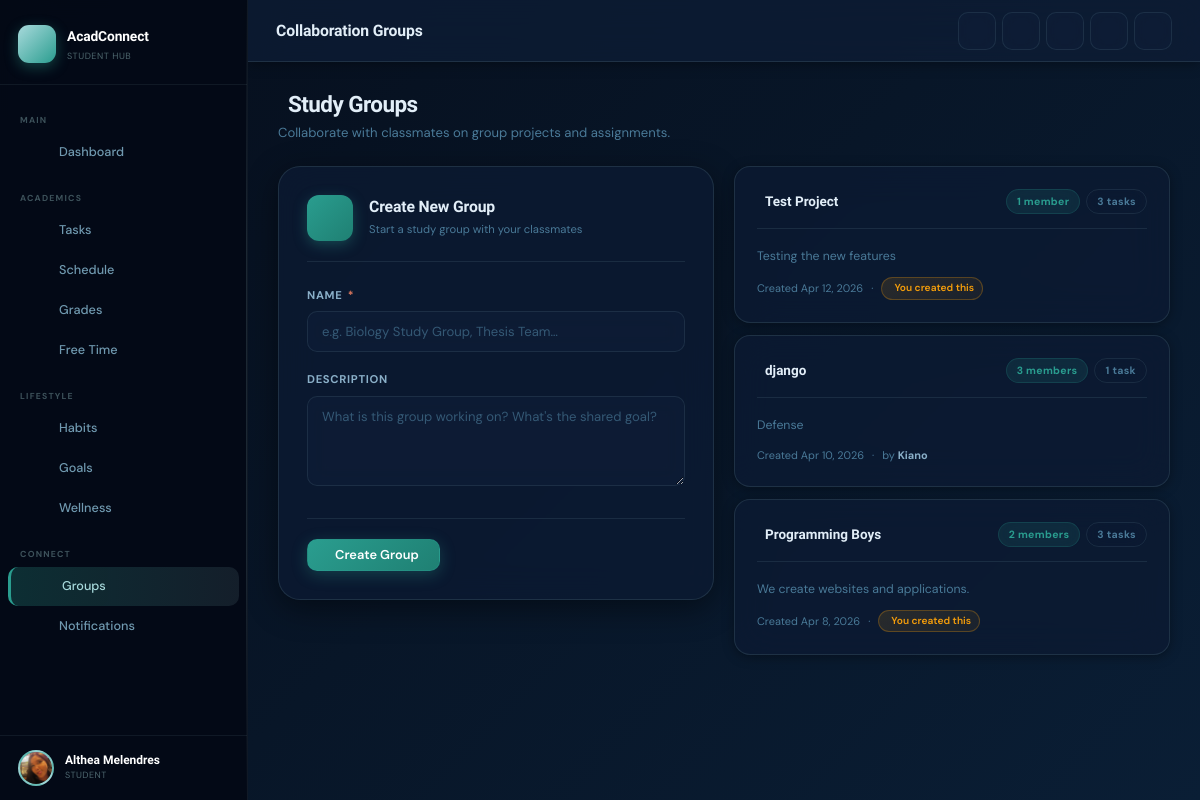
The app's page /collaboration/ (signed in) with its own data.
### apps/accounts/models.py (models this page shows, shortened)
class User(AbstractUser):
    ROLE_CHOICES = [
        ('student', 'Student'),
        ('professor', 'Professor'),
        ('admin', 'Admin'),
    ]
    role = models.CharField(max_length=20, choices=ROLE_CHOICES, default='student')
    profile_photo = models.ImageField(upload_to='profiles/', blank=True, null=True)
    bio = models.TextField(blank=True)
    semester = models.CharField(max_length=20, blank=True)
    gpa_threshold = models.FloatField(default=2.0, help_text="Alert if GPA falls below this value")
    stress_level = models.IntegerField(default=5, help_text="1-10 scale")
    dark_mode = models.BooleanField(default=False)
    is_email_verified = models.BooleanField(default=False)
    email = models.EmailField(unique=True, blank=False)
    @property
    def full_name(self):
        return f"{self.first_name} {self.last_name}".strip() or self.username

### apps/collaboration/models.py (models this page shows, shortened)
class Group(models.Model):
    name = models.CharField(max_length=100)
    description = models.TextField(blank=True)
    members = models.ManyToManyField(settings.AUTH_USER_MODEL, related_name='collaboration_groups')
    created_by = models.ForeignKey(settings.AUTH_USER_MODEL, on_delete=models.CASCADE, related_name='created_groups')
    created_at = models.DateTimeField(auto_now_add=True)

### apps/collaboration/views.py (the view)
# urls.py: path('', views.group_list, name='list'),
@login_required
def group_list(request):
    groups = Group.objects.filter(members=request.user).order_by('-created_at')
    if request.method == 'POST':
        form = GroupForm(request.POST)
        if form.is_valid():
            group = form.save(commit=False)
            group.created_by = request.user
            group.save()
            group.members.add(request.user)
            django_messages.success(request, f"Group '{group.name}' created!")
            return redirect('collaboration:detail', pk=group.pk)
    else:
        form = GroupForm()
    return render(request, 'collaboration/groups.html', {'groups': groups, 'form': form})

### apps/collaboration/forms.py
class GroupForm(forms.ModelForm):
    class Meta:
        model = Group
        fields = ['name', 'description']
        widgets = {
            'name': forms.TextInput(attrs={
                'class': 'form-control',
                'placeholder': 'e.g. Biology Study Group, Thesis Team…',
                'autofocus': True,
            }),
            'description': forms.Textarea(attrs={
                'class': 'form-control',
                'rows': 2,
                'placeholder': "What is this group working on? What's the shared goal?",
            }),
        }
        help_texts = {
            'name': 'A clear name your group members will recognise.',
            'description': 'Optional. Describe the purpose or goals of this group.',
        }

### templates/collaboration/groups.html (shortened to what this page needs)
{% extends 'base.html' %}
{% block page_title %}Collaboration Groups{% endblock %}
{% block content %}
<div class="flex-between mb-22">
  <div>
    <h2 class="page-title"> Study Groups</h2>
    <p class="page-subtitle">Collaborate with classmates on group projects and assignments.</p>
  </div>
</div>
<div class="grid grid-2 gap-20" style="align-items:start;">
  <div class="form-card">
    <div class="form-card-header">
      <div class="form-card-icon icon-teal">
      </div>
      <div>
        <h3 class="form-card-title">Create New Group</h3>
        <p class="form-card-sub">Start a study group with your classmates</p>
      </div>
    </div>
    <form method="post" novalidate>
      <div class="form-section">
        {% for field in form %}
        <div class="form-group">
          <label class="form-label" for="{{ field.id_for_label }}">
            {{ field.label }}
            {% if field.field.required %}<span class="required-dot">*</span>{% endif %}
          </label>
          {{ field }}
        </div>
        {% endfor %}
      </div>
      <div class="form-actions">
        <button type="submit" class="btn btn-primary" id="create-group-btn">
           Create Group
        </button>
      </div>
    </form>
  </div>
  <div>
    {% if groups %}
      {% for group in groups %}
      <a href="{% url 'collaboration:detail' group.pk %}" style="text-decoration:none;display:block;margin-bottom:12px;">
        <div class="card group-card">
          <div class="card-header">
            <span class="card-title"> {{ group.name }}</span>
            <div style="display:flex;gap:6px;align-items:center;">
              <span class="badge badge-teal">{{ group.members.count }} member{{ group.members.count|pluralize }}</span>
              <span class="badge badge-neutral">{{ group.group_tasks.count }} task{{ group.group_tasks.count|pluralize }}</span>
            </div>
          </div>
          {% if group.description %}
          <p style="font-size:.82rem;color:var(--text-muted);margin:4px 0 10px;line-height:1.6;">{{ group.description }}</p>
          {% endif %}
          <div style="font-size:.73rem;color:var(--text-muted);display:flex;align-items:center;gap:8px;flex-wrap:wrap;">
            <span> Created {{ group.created_at|date:"M j, Y" }}</span>
            <span>·</span>
            {% if group.created_by == request.user %}
            <span class="role-badge role-creator" style="font-size:.68rem;"> You created this</span>
            {% else %}
            <span>by <strong style="color:var(--text-secondary);">{{ group.created_by.username }}</strong></span>
            {% endif %}
          </div>
        </div>
      </a>
      {% endfor %}
    {% endif %}
  </div>
</div>
{% endblock %}

### templates/base.html (shortened to what this page needs)
{% load static %}
<!DOCTYPE html>
<html lang="en"
  data-theme="{% if request.user.is_authenticated and request.user.dark_mode %}dark{% else %}light{% endif %}">
<head>
  <link rel="stylesheet" href="{% static 'css/main.css' %}">
  <link rel="stylesheet" href="{% static 'css/features.css' %}">
  <link rel="stylesheet" href="https://cdn.jsdelivr.net/npm/@phosphor-icons/web@2.1.1/src/regular/style.css">
  <link href="https://cdn.jsdelivr.net/npm/fullcalendar@6.1.10/index.global.min.css" rel="stylesheet">
</head>
<body>
  {% if request.user.is_authenticated %}
  <div class="app-wrapper">
    <aside class="sidebar" id="app-sidebar">
      <div class="sidebar-header">
        <a href="{% url 'dashboard:home' %}" class="sidebar-brand">
          <div class="brand-icon"></div>
          <div>
            <span class="brand-name">AcadConnect</span>
            <span class="brand-sub">Student Hub</span>
          </div>
        </a>
      </div>
      <nav class="sidebar-nav">
        <div class="nav-section-label">Main</div>
        <a href="{% url 'dashboard:home' %}"
          class="nav-link {% if request.resolver_match.namespace == 'dashboard' %}active{% endif %}">
          <span>Dashboard</span>
        </a>
        <div class="nav-section-label">Academics</div>
        <a href="{% url 'tasks:list' %}"
          class="nav-link {% if request.resolver_match.namespace == 'tasks' %}active{% endif %}">
          <span>Tasks</span>
        </a>
        <a href="{% url 'schedule:calendar' %}"
          class="nav-link {% if request.resolver_match.namespace == 'schedule' and request.resolver_match.url_name != 'free_time' %}active{% endif %}">
          <span>Schedule</span>
        </a>
        <a href="{% url 'grades:dashboard' %}"
          class="nav-link {% if request.resolver_match.namespace == 'grades' %}active{% endif %}">
          <span>Grades</span>
        </a>
        <a href="{% url 'schedule:free_time' %}"
          class="nav-link {% if request.resolver_match.namespace == 'schedule' and request.resolver_match.url_name == 'free_time' %}active{% endif %}">
          <span>Free Time</span>
        </a>
        <div class="nav-section-label">Lifestyle</div>
        <a href="{% url 'habits:habits' %}"
          class="nav-link {% if request.resolver_match.namespace == 'habits' and request.resolver_match.url_name == 'habits' %}active{% endif %}">
          <span>Habits</span>
        </a>
        <a href="{% url 'habits:goals' %}"
          class="nav-link {% if request.resolver_match.namespace == 'habits' and request.resolver_match.url_name != 'habits' %}active{% endif %}">
          <span>Goals</span>
        </a>
        <a href="{% url 'wellness:hub' %}"
          class="nav-link {% if request.resolver_match.namespace == 'wellness' %}active{% endif %}">
          <span>Wellness</span>
        </a>
        <div class="nav-section-label">Connect</div>
        <a href="{% url 'collaboration:list' %}"
          class="nav-link {% if request.resolver_match.namespace == 'collaboration' %}active{% endif %}">
          <span>Groups</span>
        </a>
        <a href="{% url 'notifications:center' %}"
          class="nav-link {% if request.resolver_match.namespace == 'notifications' %}active{% endif %}">
          <span>Notifications</span>
        </a>
      </nav>
      <div class="sidebar-footer">
        <div class="user-mini">
          <div class="user-avt">
            {% if request.user.profile_photo %}
            <img src="{{ request.user.profile_photo.url }}" alt="{{ request.user.username }}">
            {% else %}
            {{ request.user.username|first|upper }}
            {% endif %}
          </div>
          <div>
            <div class="user-name">{{ request.user.full_name }}</div>
            <div class="user-role">{{ request.user.get_role_display }}</div>
          </div>
        </div>
      </div>
    </aside>
    <div class="main-content">
      <header class="topbar">
        <div class="topbar-left">
          <span class="topbar-title">{% block page_title %}Dashboard{% endblock %}</span>
        </div>
        <div class="topbar-actions">
          <a href="{% url 'tasks:create' %}" class="topbar-btn" title="Add Task">
          </a>
          <a href="{% url 'notifications:center' %}" class="topbar-btn" title="Notifications">
          </a>
          <button class="topbar-btn" id="theme-toggle-btn" title="Toggle theme" aria-label="Toggle dark/light mode">
          </button>
          <a href="{% url 'accounts:profile' %}" class="topbar-btn" title="Profile">
          </a>
          <a href="{% url 'accounts:logout' %}" class="topbar-btn" title="Logout">
          </a>
        </div>
      </header>
      <main class="page-content fade-in">
        {% block content %}{% endblock %}
      </main>
    </div>
  </div>
  {% else %}
  {% block auth_content %}{% endblock %}
  {% endif %}
</body>
</html>

### static/css/features.css (style rules this page uses)
:root { --lp-text: rgba(200,224,239,0.88); --lp-text-muted: rgba(200,224,239,0.55); --lp-text-faint: rgba(200,224,239,0.35); --lp-heading: #ffffff; --lp-eyebrow: #2A9D8F; --lp-border: rgba(168,218,220,0.18); --lp-border-hover: rgba(168,218,220,0.45); --lp-surface: rgba(255,255,255,0.04); --lp-surface-hover: rgba(168,218,220,0.08); --lp-card-bg: rgba(10,20,40,0.85); --lp-nav-scrolled: rgba(10,14,26,0.88); --lp-nav-border: rgba(168,218,220,0.12); --lp-mobile-bg: rgba(10,14,26,0.97); --lp-stats-bg: rgba(255,255,255,0.05); --lp-section-dark: rgba(0,0,0,0.25); --lp-section-alt: rgba(13,59,102,0.2); --lp-pill-bg: rgba(168,218,220,0.08); --lp-pill-hover: rgba(168,218,220,0.18); --lp-pill-icon: #A8DADC; --lp-pill-text: rgba(200,224,239,0.88); --lp-pill-hint: rgba(168,218,220,0.4); --lp-footer-bg: rgba(7,13,24,0.95); --lp-footer-text: rgba(200,224,239,0.5); --lp-footer-muted: rgba(200,224,239,0.3); --lp-footer-border: rgba(168,218,220,0.1); --lp-step-bg: rgba(255,255,255,0.04); --lp-step-hover: rgba(168,218,220,0.07); --lp-step-num: rgba(168,218,220,0.1); --lp-step-text: rgba(200,224,239,0.6); --lp-trust-bg: rgba(255,255,255,0.05); --lp-trust-hover: rgba(168,218,220,0.08); --lp-trust-text: rgba(200,224,239,0.6); --lp-vc-task-color: rgba(200,224,239,0.8); --lp-vc-bar-bg: rgba(168,218,220,0.1); --lp-ghost-border: rgba(168,218,220,0.3); --lp-ghost-color: rgba(200,224,239,0.85); --lp-ghost-hover: rgba(168,218,220,0.08); --lp-hamburger: rgba(200,224,239,0.8); }

### templates/collaboration/groups.html (style rules this page uses)
.group-card { cursor:pointer; transition:transform .18s,box-shadow .18s; }
.mb-22 { margin-bottom:22px; }
.badge-neutral { background:var(--surface-2); color:var(--text-muted); border:1px solid var(--border-color); }
.role-badge { display:inline-flex; align-items:center; gap:4px; padding:2px 8px; border-radius:20px; font-size:.7rem; font-weight:600; }
.role-creator { background:linear-gradient(135deg,#f59e0b22,#f59e0b11); color:#f59e0b; border:1px solid #f59e0b44; }

### records on screen
User: user.profile_photo (picture), user.full_name "Althea Melendres", user.role "STUDENT"
Group: name "Test Project", members.count "1", group_tasks.count "3", description "Testing the new features", created_at "Apr 12, 2026", shows "You created this"
Group: name "django", members.count "3", group_tasks.count "1", description "Defense", created_at "Apr 10, 2026", created_by.username "Kiano"
Group: name "Programming Boys", members.count "2", group_tasks.count "3", description "We create websites and applications.", created_at "Apr 8, 2026", shows "You created this"

### other values on screen
{{ field.label }} "NAME" "DESCRIPTION"
